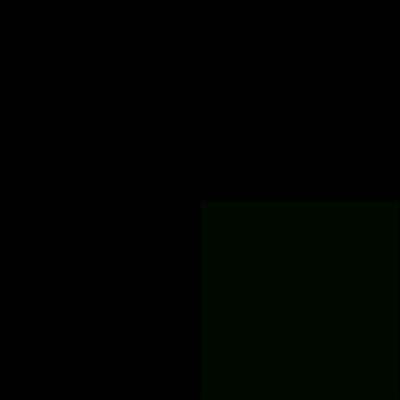
Frame 1 (no input)
Frame 60 (no input): identical to frame 1, image omitted
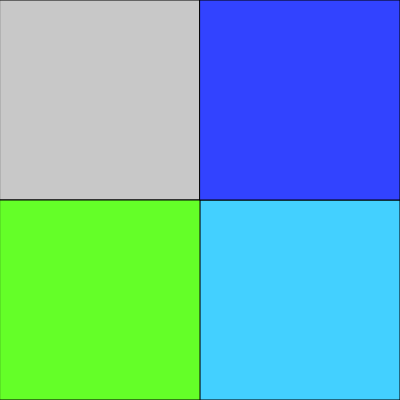
Frame 120 (the mouse pressed at the canvas centre since frame 60)

The p5.js sketch that drew these frames (run headless with seeded random() and noise() and a simulated clock; from frame 60 on, the mouse is pressed at the canvas centre):

// p5.js sketch
// ── sketch.js
//https://github.com/stavrosdidakis/DAT-GAD-405_2017
//https://p5js.org

//DAT405 / GAD405
//06_Exercise02 - Geometric Universe

function setup() {
  createCanvas(400, 400);
}

function draw () {
  background(0);
  var X = width/2
  var Y = height/2

  fill(mouseX, mouseY, mouseX);
  rect(0, 0, X, Y);

  fill(mouseX / 3, mouseY +8, mouseX * 5);
  rect(X, Y, X, Y);

  fill(mouseY / 2, mouseX * 6, mouseY / 5);
  rect(0, Y, X, Y);

  fill(mouseX / 4, mouseX / 3, mouseY * 5);
  rect(X, 0, X, Y);
}
